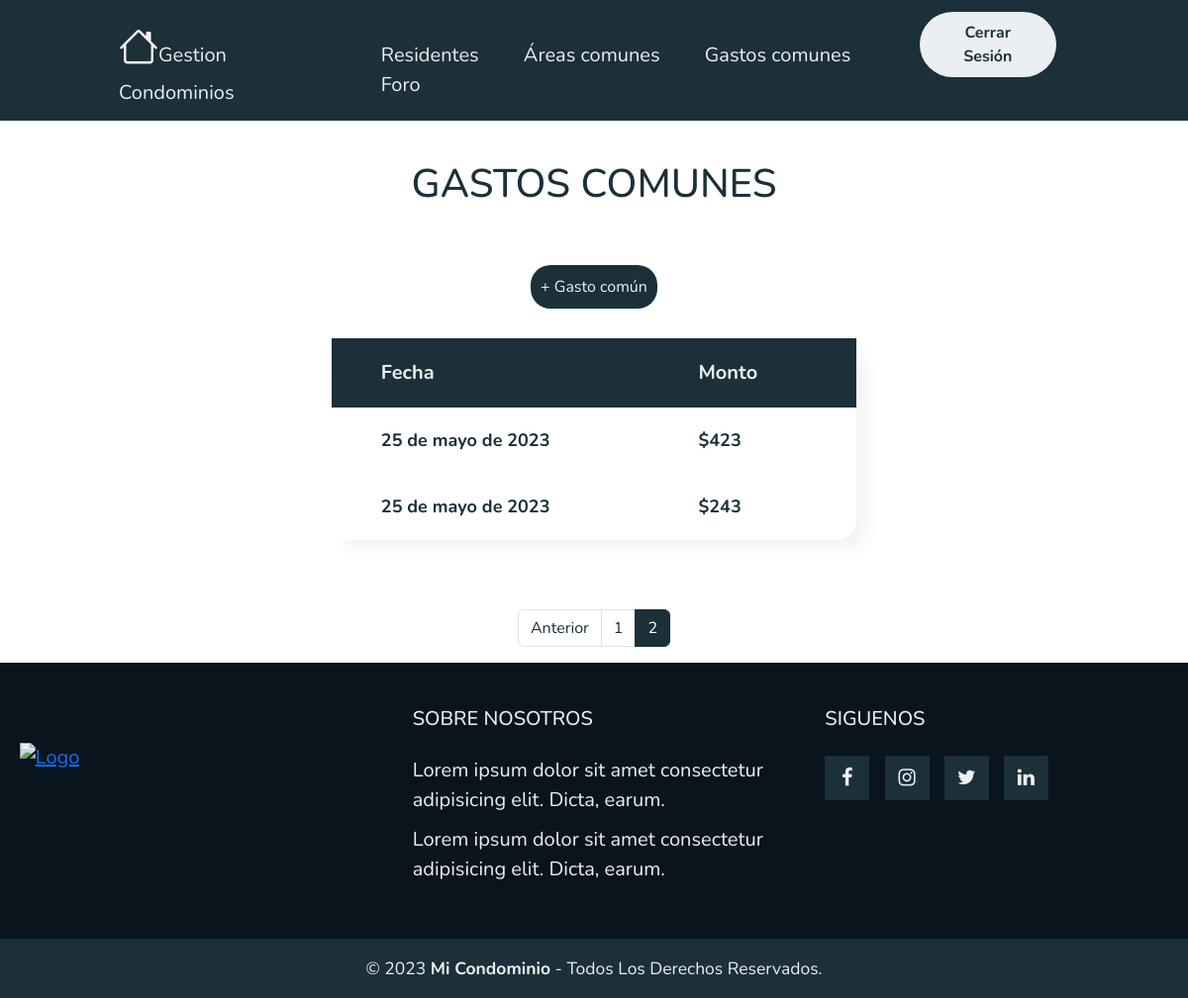
/GastoComun/?page=2 (signed in), run on an earlier commit of the app's database.
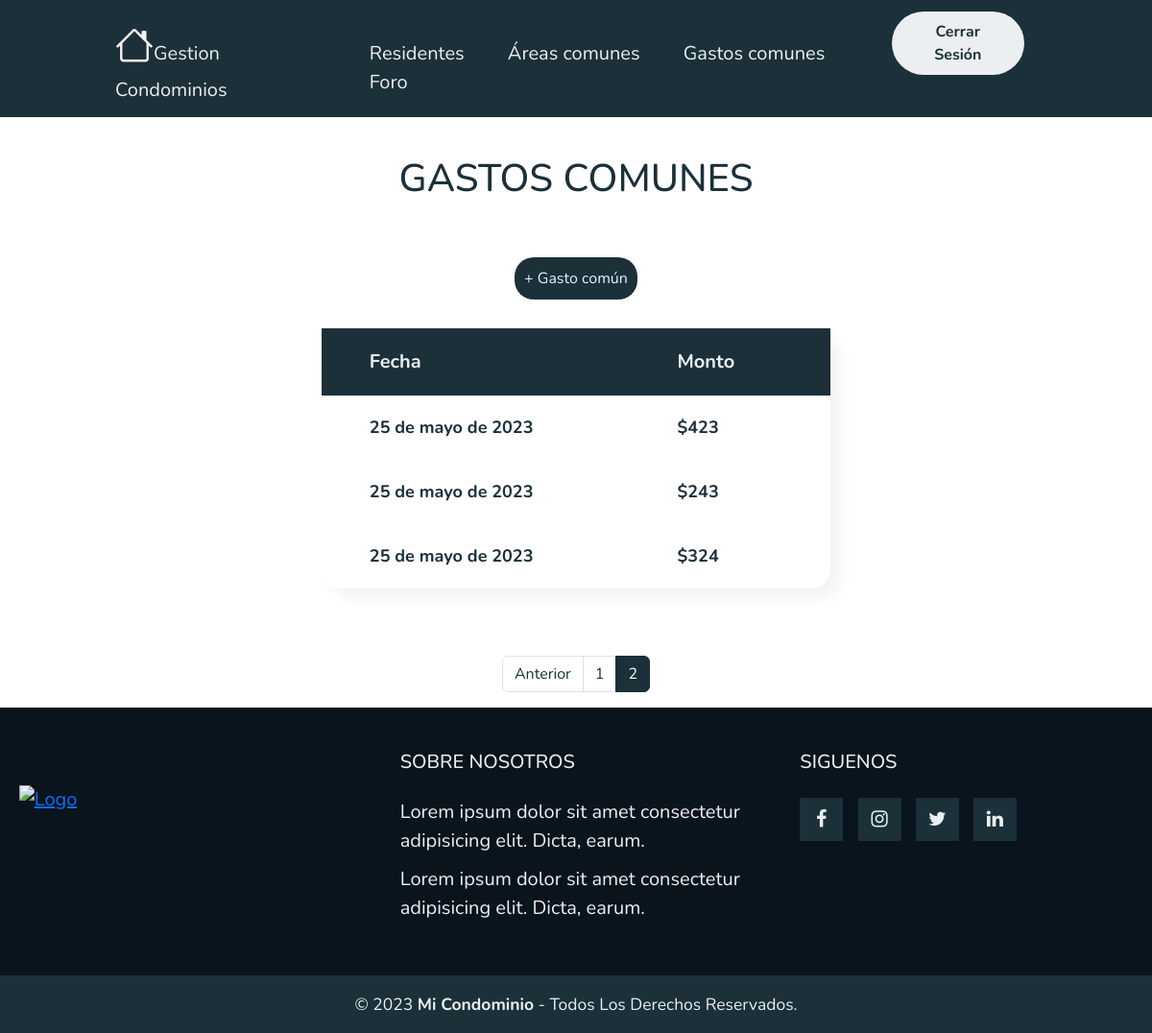
And on a later commit of the database.
### myapp/models.py (models this page shows, shortened)
class PagoComun(models.Model):
    ESTADO_PAGO = (
        ('Pendiente', 'Pendiente'),
        ('Pagado', 'Pagado'),
    )
    estado_pago = models.CharField(max_length=20, choices=ESTADO_PAGO, default='Pendiente')
    nombre = models.CharField(max_length=50)
    monto = models.IntegerField()
    fecha = models.DateField(default=date.today)

### myapp/views.py (the view)
# urls.py: path('GastoComun/',GastoComun,name="GastoComun"),
@login_required
def GastoComun(request):
    data = PagoComun.objects.all()
    page = request.GET.get('page', 1)
    try:
        paginator = Paginator(data, 10)
        data = paginator.page(page)
    except:
        raise Http404
    return render(request, 'myapp/GastosComunes/GastoComun.html',{'entity' : data, 'paginator':paginator})

### myapp/templates/myapp/GastosComunes/GastoComun.html (shortened to what this page needs)
{% extends 'myapp/base.html' %}
{% block contenido %}
{% load static %}
{% load humanize %}
<link rel="stylesheet" href="{% static 'myapp/css/PagarGastoComun/PagarGastoComun.css' %}">
<div class="titulo">
    <h1>GASTOS COMUNES</h1>
</div>
<div style=" display: flex; align-items: center; justify-content: center; margin-top: 50px;">
    {% if user.is_staff %}
    <a style="color: #e9f4fb; outline: none; background-color: #1b3039; border-radius: 20px; padding: 10px 10px 10px; text-decoration: none; "
    href="{% url 'CrearGastoComun' %}">+ Gasto común
    </a>
    {% endif %}
</div>
<div class="tabla">
    <table class="Residentes">
        <thead class="thead">
            <tr style="color: #eceff1;">
                <th>Fecha</th>
                <th>Monto</th>
            </tr>
        </thead>
        <tbody>
            {% for entity in entity %}
            <tr>
                <th>{{ entity.fecha }}</th>
                <th>${{ entity.monto }}</th>
            </tr>
            {% endfor %}
        </tbody>
    </table>
</div>
<div>
    {% include 'myapp/Paginator.html' %}
</div>
{% endblock %}

What changed in the data, as far as the page shows it:
added PagoComun: fecha "25 de mayo de 2023", monto "324"
